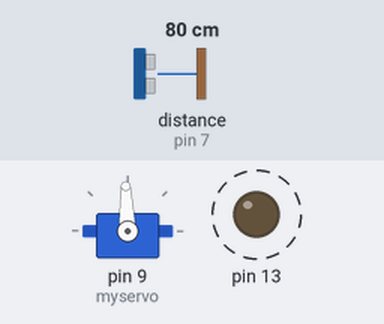
This sketch was run on a simulated Arduino Mega 2560, built with avr-gcc and run on an emulated ATmega2560. Parts: servo, output pins drawn as LEDs (lit = HIGH). Dashed ring = blinking. Inputs (shaded band) come from the test bench; at power-on: distance to the obstacle (sensor on pin 7) 80 cm. The echo pulse lasts 58.3 µs per cm.

Above: at 1.55 s.
At 15.95 s:
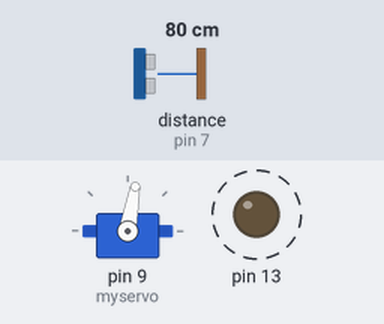
Timing chart, 0 to 27.5 s (numbered marks = the images above):
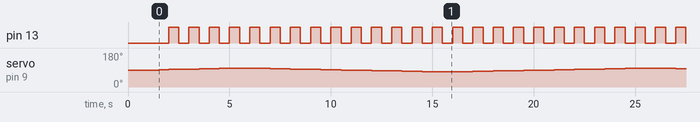

The sketch:

skannaRum2.0.ino
```cpp
// ---------------------------------------------------------------------------
// This example shows how to use NewPing's ping_timer method which uses the Timer2 interrupt to get the
// ping time. The advantage of using this method over the standard ping method is that it permits a more
// event-driven sketch which allows you to appear to do two things at once. An example would be to ping
// an ultrasonic sensor for a possible collision while at the same time navigating. This allows a
// properly developed sketch to multitask. Be aware that because the ping_timer method uses Timer2,
// other features or libraries that also use Timer2 would be effected. For example, the PWM function on
// pins 3 & 11 on Arduino Uno (pins 9 and 11 on Arduino Mega) and the Tone library. Note, only the PWM
// functionality of the pins is lost (as they use Timer2 to do PWM), the pins are still available to use.
// NOTE: For Teensy/Leonardo (ATmega32U4) the library uses Timer4 instead of Timer2.
// ---------------------------------------------------------------------------
#include <NewPing.h>
#include <Servo.h>

#define TRIGGER_PIN  4  // Arduino pin tied to trigger pin on ping sensor.
#define ECHO_PIN     7  // Arduino pin tied to echo pin on ping sensor.
#define MAX_DISTANCE 60 // Maximum distance we want to ping for (in centimeters). Maximum sensor distance is rated at 400-500cm.

Servo myservo;  // create servo object to control a servo
NewPing sonar(TRIGGER_PIN, ECHO_PIN, MAX_DISTANCE); // NewPing setup of pins and maximum distance.

const int yMax=26;
const int xMax=yMax*2-1;
boolean karta[xMax][yMax];


int potpin = 0;  // analog pin used to connect the potentiometer
int vinkel=0;    // Vinkel
unsigned int pingSpeed = 50; // How frequently are we going to send out a ping (in milliseconds). 50ms would be 20 times a second.
unsigned long pingTimer;     // Holds the next ping time.
unsigned int servoSpeed = 500; // Hur ofta vrida servo
unsigned long servoTimer;     // Holds the next servovridtid.
boolean servoKlar=true;
boolean pingKlar=false;
int vinkelIntervall=1;
float avst;
int x=0,y=0;
int var=0;
int runsBeforeCheck=0;
boolean lys = true;
float intervall=.1;
float tolerans=.5;
int gammalRiktning=0;
int nuvarandeRiktning=0;
int hastighetLeft=0;
int hastighetRight=0;

void setup() {
  Serial.begin(115200); // Open serial monitor at 115200 baud to see ping results.
  myservo.attach(9);  // attaches the servo on pin 9 to the servo object
  pingTimer = millis(); // Start now.
  for(int y =0; y<yMax;y++){
    for(int x =0; x<xMax;x++){
      karta[x][y]=false;
    }
  }
  delay(1500);
  pinMode(13, OUTPUT);
}

void loop() {
  if(pingKlar&&millis() >= servoTimer){
    myservo.write(vinkel+90);                  // sets the servo position according to the scaled value
    pingTimer += pingSpeed;      // Set the next ping time.
    servoKlar=true;
    pingKlar=false;
    if(lys){
      lys=false;
      digitalWrite(13, lys);
    }
    else{
      lys=true;
      digitalWrite(13, lys);
    }
    if(vinkel>=10) vinkelIntervall*=-1;
    else if(vinkel<=-10) vinkelIntervall*=-1;
    vinkel+=vinkelIntervall;     // scale it to use it with the servo (value between 0 and 180)
  }
  if (servoKlar&&millis() >= pingTimer) {   // pingSpeed milliseconds since last ping, do another ping.
    sonar.ping_timer(echoCheck); // Send out the ping, calls "echoCheck" function every 24uS where you can check the ping status.
    //avst=random(1,yMax);

    //printMap();
    servoTimer += servoSpeed;
    pingKlar=true;
    servoKlar=false;
  }


  // Do other stuff here, really. Think of it as multi-tasking.
}

void echoCheck() { // Timer2 interrupt calls this function every 24uS where you can check the ping status.
  // Don't do anything here!
  if (sonar.check_timer()) { // This is how you check to see if the ping was received.
    avst = sonar.ping_result / US_ROUNDTRIP_CM;
    skrivTillKarta();
  }
  // Don't do anything here!
}

void printMap(){
  if(runsBeforeCheck>90){
    for(int x =0; x<xMax;x++){
      Serial.print("\t");
      Serial.print(x-(xMax/2));
    }
    Serial.println();
    Serial.print("\t|");
    for(int x =0; x<xMax*8-9;x++){
      Serial.print("-");
    }
    Serial.println("|");
    for(int y = yMax-1; y>=0;y--){
      for(int x =0; x<=xMax;x++){
        Serial.print("\t|");
      }
      Serial.println();
      Serial.print(y);
      for(int x =0; x<xMax;x++){
        if(karta[x][y]){
          Serial.print("\t|   x");
        }
        else{
          Serial.print("\t|");
        }
      }
      Serial.print("\t|\t");
      Serial.println(y);
      for(int x =0; x<=xMax;x++){
        Serial.print("\t|");
      }
      Serial.println();
      Serial.print("\t|");
      for(int x =0; x<=xMax*8-2;x++){
        Serial.print("-");
      }
      Serial.println("|");

    }
    for(int x =0; x<xMax;x++){
      Serial.print("\t");
      Serial.print(x-(xMax/2));
    }
    Serial.println();
    Serial.print("Vinkel: ");
    Serial.print(vinkel);
    Serial.print(" Avst: ");
    Serial.print(avst);
    Serial.print(" Pos: ");
    Serial.print(x);
    Serial.print(";");
    Serial.println(y);
    runsBeforeCheck=0;
  }
  runsBeforeCheck++;
}

void skrivTillKarta(){
  x=(float)avst*sin((((float)vinkel * 71) / 4068));
  y=(float)avst*cos((((float)vinkel * 71) / 4068));
  karta[x+(xMax/2)][y]=true;
  for(avst; avst > 0;avst-=intervall){
    float exakt = (float)avst*sin((((float)vinkel * 71) / 4068));
    x=exakt;
    if(x>exakt-tolerans&&x<exakt+tolerans){
      float exakt = (float)avst*cos((((float)vinkel * 71) / 4068));
      y=exakt;
      if(y>exakt-tolerans&&x<exakt+tolerans){
        karta[x+(xMax/2)][y]=false;
      }
    }
  }
}


void riktning(int onskadVinkel, int kanslighet){

  //konvertering mellan 0 360 osv
  //Måste finnas här!!!
  float vinkelHastighet=gammalRiktning-nuvarandeRiktning;

  float deltaVinkel=onskadVinkel-nuvarandeRiktning;
  deltaVinkel*=1-(vinkelHastighet/kanslighet);
  hastighetLeft-=deltaVinkel;
  hastighetRight+=deltaVinkel;

  if(hastighetLeft<0){
    hastighetLeft=0;
  }
  if(hastighetRight>255){
    hastighetRight=255;
  }

  else{              //Vrida vänster höger


  }


  //analogWrite(leftMotor,hastighetLeft);
  //analogWrite(rightMotor,hastighetRight);
  gammalRiktning=nuvarandeRiktning;
}
```

Measured:
- by itself, pin 13: alternates HIGH for 0.50 s and LOW for 0.50 s
